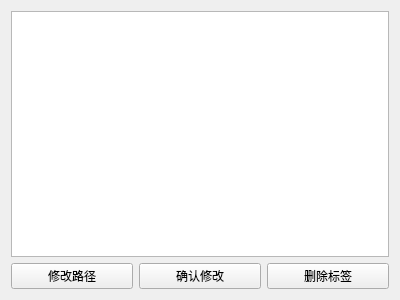
<?xml version="1.0" encoding="UTF-8"?>
<ui version="4.0">
 <class>TagDetail</class>
 <widget class="QWidget" name="TagDetail">
  <property name="geometry">
   <rect>
    <x>0</x>
    <y>0</y>
    <width>400</width>
    <height>300</height>
   </rect>
  </property>
  <property name="windowTitle">
   <string>文件标签详情</string>
  </property>
  <property name="windowIcon">
   <iconset resource="../../resources/res.qrc">
    <normaloff>:/usedimage/tag.svg</normaloff>:/usedimage/tag.svg</iconset>
  </property>
  <layout class="QGridLayout" name="gridLayout">
   <item row="0" column="0" colspan="3">
    <widget class="QTableWidget" name="tableWidget"/>
   </item>
   <item row="1" column="0">
    <widget class="QPushButton" name="choosePathBtn">
     <property name="text">
      <string>修改路径</string>
     </property>
    </widget>
   </item>
   <item row="1" column="1">
    <widget class="QPushButton" name="YesBtn">
     <property name="text">
      <string>确认修改</string>
     </property>
    </widget>
   </item>
   <item row="1" column="2">
    <widget class="QPushButton" name="deleteBtn">
     <property name="text">
      <string>删除标签</string>
     </property>
    </widget>
   </item>
  </layout>
 </widget>
 <resources>
  <include location="../../resources/res.qrc"/>
 </resources>
 <connections/>
</ui>
